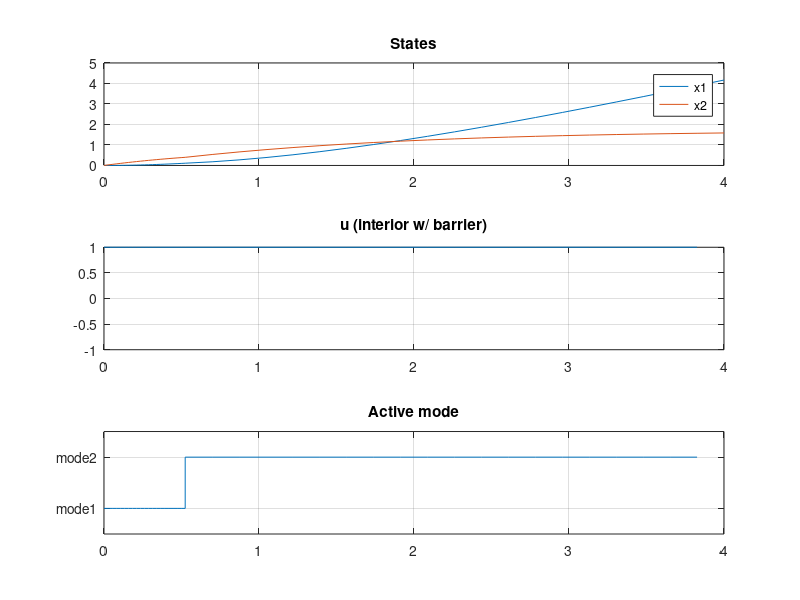

Recreate this plot in MATLAB.
function switched_algo2_two_modes_dwellbarrier()
%=============================================================
% Riccati-Newton (Algorithm 2) for a 2-mode switched OCP (1 -> 2)
% Model 1:
%   x1' = x2
%   x2' = -1.1*x2 - 0.2*x2*|x2| + u
% Model 2:
%   x1' = x2
%   x2' = -0.5*x2 - 0.05*x2*|x2| + u
%
% Cost:
%   l = 0.5*(x-xref)' Q (x-xref) + u^2  - mu_u[log(umax-u)+log(u-umin)]
%   Vf= 0.5*(x-xref)' Q (x-xref)
% with Q = diag([0,100])
%
% Discretization: Δτ_k = (t_k - t_{k-1})/N_k, k=1,2  (N=N1+N2)
%
% Implements Section 4 + Algorithm 2 + barriers:
%  - Input bounds by log barrier on u (per-stage: value/grad/hess)
%  - Dwell-time bounds by log barrier on t1 (boundary terms in (21)(22))
%  - Fraction-to-boundary line search keeps u strictly interior
%=============================================================

% ---------- Problem setup ----------
nx = 2; nu = 1;
N1 = 20; N2 = 20;  N = N1+N2;  K = 1;

Q  = diag([0,100]);   Qf = Q;
xref = [1;2];  x_init = [0;0];

T = 4.0; t0 = 0.0; tf = T;

% Input bounds (interior point)
umin = -1.0; umax = 1.0;
mu_u0 = 1e-2;       % initial u-barrier weight
mu_u_min = 1e-6;    % floor
decay_u = 0.95;     % schedule
eps_int = 1e-12;    % interior slack for u
gamma_ftb = 0.995;  % fraction-to-boundary

% Dwell-time barrier parameters
tau1_min = 0.3;     % min dwell in phase 1
tau2_min = 1.0;     % min dwell in phase 2
mu_tau   = 1e-2;    % dwell barrier strength
eps_t    = 1e-9;

% Phase index ranges
Ik_start = [1, 1+N1];
Ik_end   = [N1, N];
Nk       = [N1, N2];

% Initial switching time (respect dwell lower bounds)
tk = [ max(t0+tau1_min+eps_t, t0 + (tf-t0)*N1/N), tf ];

% Trajectories
X   = zeros(nx, N+1);  X(:,1) = x_init;
U   = zeros(nu, N);    % start at 0 (interior)
LAM = zeros(nx, N+1);

% Initial rollout with U=0
X = rollout_forward(X,U,tk,Ik_start,Ik_end);

% ---------- Newton / Riccati options ----------
max_iter = 50;
alpha_base = 0.2;    % base step for (Δx,Δu,Δλ,Δt)
regGi    = 1e-12;
regPmin  = 1e-12;
ts_max   = 0.5;

fprintf('Start: J=%.6f | t1=%.4f\n', total_cost_with_barriers(X,U,xref,Q,Qf,umin,umax,mu_u0,tk,t0,tf,tau1_min,tau2_min,mu_tau), tk(1));

for it = 1:max_iter
    % barrier weight for u this iteration
    mu_u = max(mu_u_min, mu_u0 * decay_u^(it-1));

    % per-phase Δτ_k
    dtau1 = (tk(1)-t0)/N1;
    dtau2 = (tk(2)-tk(1))/N2;
    dtaus = [dtau1, dtau2];

    % ---------- Build KKT blocks per stage ----------
    A=cell(N,1); B=cell(N,1);
    Qxx=cell(N,1); Qxu=cell(N,1); Quu=cell(N,1);
    xbar=cell(N,1); lbar_x=cell(N,1); lbar_u=cell(N,1);
    hx=cell(N,1); hu=cell(N,1); a=cell(N,1); Hval=zeros(N,1);

    QxxN = Qf;
    lbar_xN = gradVf(X(:,end), xref, Qf) - LAM(:,end);

    for i=1:N
        k  = (i<=N1) + 1*(i>N1);      % 1 or 2
        Dt = dtaus(k);
        Nk_k = Nk(k);

        xi = X(:,i);  ui = U(:,i);  lam_ip1 = LAM(:,i+1);

        % dynamics + derivatives
        [f, dfdx, dfdu, Hxx_dyn, Hxu_dyn] = f_and_derivs_mode(k, xi, ui);

        % stage cost + u-barrier
        [l, lx, lu, huu_bar] = stage_cost_and_grads_with_ubarrier(xi, ui, xref, Q, mu_u, umin, umax);

        % Hamiltonian and derivatives
        H  = l + lam_ip1.'*f;
        Hx = lx + dfdx.'*lam_ip1;
        Hu = lu + dfdu.'*lam_ip1;

        % Hessians
        Hxx = Q + Hxx_dyn(lam_ip1);
        Hxu = Hxu_dyn(lam_ip1);
        Huu = 2 + huu_bar;     % u^2 term + barrier curvature

        % Discrete linearization
        A{i}    = eye(nx) + Dt*dfdx;
        B{i}    = Dt*dfdu;
        xbar{i} = xi + Dt*f - X(:,i+1);

        % Quadratic blocks
        Qxx{i}  = Dt*Hxx;
        Qxu{i}  = Dt*Hxu;
        Quu{i}  = Dt*Huu;

        % time-sensitivity vectors
        hx{i}   = (1/Nk_k)*Hx;
        hu{i}   = (1/Nk_k)*Hu;       % includes barrier gradient part in Hu
        a{i}    = (1/Nk_k)*f;
        Hval(i) = (1/Nk_k)*H;        % includes barrier value

        % residuals
        lbar_x{i} = Dt*Hx + LAM(:,i+1) - LAM(:,i);
        lbar_u{i} = Dt*Hu;
    end

    % ---------- Backward recursion ----------
    P=cell(N+1,1); s=cell(N+1,1);
    Kmat=cell(N,1); kff=cell(N,1);
    Tcoef=cell(N,1); Wcoef=cell(N,1);
    iota_vec=cell(N+1,1); ihat_vec=cell(N+1,1);

    xi_s=zeros(N+1,1); chi_s=zeros(N+1,1);
    rho_s=zeros(N+1,1); eta_s=zeros(N+1,1); iota_s=zeros(N+1,1);

    P{N+1}=QxxN; s{N+1}=-lbar_xN;
    iota_vec{N+1}=zeros(nx,1); ihat_vec{N+1}=zeros(nx,1);

    sigma_phase=zeros(K,1);
    vm_at_ik=cell(K,1);
    xi_at_ik=zeros(K,1); chi_at_ik=zeros(K,1);
    rho_at_ik=zeros(K,1); eta_at_ik=zeros(K,1);
    iota_s_at_ik=zeros(K,1);
    eta_iota_extra=cell(K,1);  % dwell gradient term

    for k=2:-1:1
        for i=Ik_end(k):-1:Ik_start(k)
            Ai=A{i}; Bi=B{i};
            Qxxi=Qxx{i}; Qxui=Qxu{i}; Quui=Quu{i};
            lxi=lbar_x{i}; lui=lbar_u{i};
            axi=a{i}; hxi=hx{i}; hui=hu{i};
            Pi1=P{i+1}; si1=s{i+1};
            iv1=iota_vec{i+1}; ih1=ihat_vec{i+1};
            xbi=xbar{i};

            % (15)
            Fi = Qxxi + Ai.'*Pi1*Ai;
            Hi = Qxui + Ai.'*Pi1*Bi;
            Gi = Quui + Bi.'*Pi1*Bi;

            % ψ, φ
            psi_x = hxi + Ai.'*Pi1*axi + Ai.'*iv1;
            psi_u = hui + Bi.'*Pi1*axi + Bi.'*iv1;
            phi_x = Ai.'*ih1;
            phi_u = Bi.'*ih1;

            % (16)
            Gi_reg = max(Gi, regGi);
            Kmat{i}  = -(Gi_reg \ (Hi.'));
            kff{i}   = -(Gi_reg \ (Bi.'*(Pi1*xbi - si1) + lui));
            Tcoef{i} = -(Gi_reg \  psi_u);
            Wcoef{i} = -(Gi_reg \  phi_u);

            % (17)
            P{i} = Fi - (Kmat{i}.' * Gi * Kmat{i});
            P{i} = 0.5*(P{i}+P{i}.');
            mEv = min(real(eig(P{i})));
            if mEv < regPmin, P{i} = P{i} + (regPmin - mEv)*eye(nx); end

            s{i}        = -( lxi + Ai.'*(Pi1*xbi - si1) + Hi*kff{i} );
            iota_vec{i} =  psi_x + (Kmat{i}.' * psi_u);
            ihat_vec{i} =  phi_x + (Kmat{i}.' * phi_u);

            % (19)
            xi_s(i)   = xi_s(i+1)   + axi.'*(Pi1*axi + 2*iv1) + psi_u.'*Tcoef{i};
            eta_s(i)  = eta_s(i+1)  + Hval(i) + axi.'*(Pi1*xbi - si1) + iv1.'*xbi + psi_u.'*kff{i};
            chi_s(i)  = chi_s(i+1)  + iv1.'*axi + psi_u.'*Wcoef{i};
            rho_s(i)  = rho_s(i+1)  + (phi_u.'*Wcoef{i});
            iota_s(i) = iota_s(i+1) + (ih1.'*xbi + phi_u.'*kff{i});
        end

        % boundary k=2 → i1 = N1+1
        if k>=2
            ik = Ik_start(k);

            % base sigma (22)
            sigma_raw = xi_s(ik) - 2*chi_s(ik) + rho_s(ik);

            % dwell barrier add
            tau1 = tk(1) - t0;  tau2 = tf - tk(1);
            phi_grad = -mu_tau*( 1/max(tau1 - tau1_min,eps_t) - 1/max(tau2 - tau2_min,eps_t) );
            phi_hess =  mu_tau*( 1/max(tau1 - tau1_min,eps_t)^2 + 1/max(tau2 - tau2_min,eps_t)^2 );

            sigma_raw = sigma_raw + phi_hess;
            eta_minus_iota = (eta_s(ik) - iota_s(ik)) + phi_grad;

            sig = modify_sigma(sigma_raw, eta_minus_iota, ts_max);

            sigma_phase(k-1)  = sig;
            vm_at_ik{k-1}     = (iota_vec{ik} - ihat_vec{ik});
            xi_at_ik(k-1)     = xi_s(ik);   chi_at_ik(k-1) = chi_s(ik);
            rho_at_ik(k-1)    = rho_s(ik);  eta_at_ik(k-1) = eta_s(ik);
            iota_s_at_ik(k-1) = iota_s(ik);
            eta_iota_extra{k-1} = phi_grad; % store dwell grad
        end

        % (23) tilde updates
        if k>=2
            ik = Ik_start(k);
            Ptilde   = P{ik};
            s_tilde  = s{ik}  + ((eta_s(ik)-iota_s(ik))/sigma_phase(k-1)) * (iota_vec{ik}-ihat_vec{ik});
            ihat_tld =  iota_vec{ik} - ((xi_s(ik)-chi_s(ik))/sigma_phase(k-1)) * (iota_vec{ik}-ihat_vec{ik});

            rho_tld    = xi_s(ik) - ((xi_s(ik)-chi_s(ik))^2)/sigma_phase(k-1);
            iota_s_tld = eta_s(ik) - ((xi_s(ik)-chi_s(ik))*(eta_s(ik)-iota_s(ik)))/sigma_phase(k-1);

            P{ik}        = Ptilde;
            s{ik}        = s_tilde;
            iota_vec{ik} = zeros(nx,1);
            ihat_vec{ik} = ihat_tld;
            xi_s(ik)=0; chi_s(ik)=0; eta_s(ik)=0;
            rho_s(ik)=rho_tld; iota_s(ik)=iota_s_tld;
        end
    end

    % ---------- Forward recursion ----------
    dX=zeros(nx,N+1); dU=zeros(nu,N); dLAM=zeros(nx,N+1);
    dtk=zeros(K,1);

    dX(:,1) = x_init - X(:,1);

    % Δt1 via (21)
    i1 = Ik_start(1);
    v1 = vm_at_ik{1}; sig1 = sigma_phase(1);
    num1 = v1.'*dX(:,i1) + (xi_at_ik(1)-chi_at_ik(1))*0 ...
         + (eta_at_ik(1)-iota_s_at_ik(1)) + eta_iota_extra{1};
    dtk(1) = -(1/sig1) * num1;

    % Phase 1
    for i=Ik_start(1):Ik_end(1)
        dt_prev = 0; dt_curr = dtk(1);
        dU(:,i)   = Kmat{i}*dX(:,i) + kff{i} + Tcoef{i}*(dt_curr - dt_prev) + Wcoef{i}*(-dt_curr);
        dLAM(:,i) = P{i}*dX(:,i) - s{i} + iota_vec{i}*(dt_curr - dt_prev) + ihat_vec{i}*(-dt_curr);
        dX(:,i+1) = A{i}*dX(:,i) + B{i}*dU(:,i) + a{i}*(dt_curr - dt_prev) + xbar{i};
    end
    % Phase 2
    for i=Ik_start(2):Ik_end(2)
        dt_prev = dtk(1); dt_curr = 0;
        dU(:,i)   = Kmat{i}*dX(:,i) + kff{i} + Tcoef{i}*(dt_curr - dt_prev) + Wcoef{i}*(-dt_curr);
        dLAM(:,i) = P{i}*dX(:,i) - s{i} + iota_vec{i}*(dt_curr - dt_prev) + ihat_vec{i}*(-dt_curr);
        dX(:,i+1) = A{i}*dX(:,i) + B{i}*dU(:,i) + a{i}*(dt_curr - dt_prev) + xbar{i};
    end
    dLAM(:,end) = P{N+1}*dX(:,end) - s{N+1};

    % ---------- Fraction-to-boundary line search for u ----------
    alpha_max = 1.0;
    for i=1:N
        ui = U(:,i); dui = dU(:,i);
        if dui > 0
            alpha_max = min(alpha_max, (umax - eps_int - ui)/dui);
        elseif dui < 0
            alpha_max = min(alpha_max, (ui - (umin + eps_int))/(-dui));
        end
    end
    alpha_eff = min(alpha_base, gamma_ftb * max(0, alpha_max));

    % ---------- Update ----------
    X   = X   + alpha_eff*dX;
    U   = U   + alpha_eff*dU;
    LAM = LAM + alpha_eff*dLAM;
    tk(1) = tk(1) + alpha_eff*dtk(1);

    % dwell hard guard
    tk(1) = min( max(tk(1), t0 + tau1_min + eps_t), tf - tau2_min - eps_t );

    % rollout with updated times and U
    X = rollout_forward(X,U,tk,Ik_start,Ik_end);

    % report (cost includes u-barrier + dwell-barrier)
    J = total_cost_with_barriers(X,U,xref,Q,Qf,umin,umax,mu_u,tk,t0,tf,tau1_min,tau2_min,mu_tau);
    fprintf('Iter %2d: J=%.6f | t1=%.4f | alpha=%.3f | max|dU|=%.2e\n', it, J, tk(1), alpha_eff, max(abs(dU)));
end

% ----- plots -----
[tgrid, phase_id] = time_grid_from_tk(N1,N2,tk,t0,tf);
figure;
subplot(3,1,1); plot(tgrid, X(1,:),'-', tgrid, X(2,:),'-'); grid on; legend x1 x2; title('States');
subplot(3,1,2); stairs(tgrid(1:end-1), U,'-'); grid on; ylim([umin umax]); title('u (interior w/ barrier)');
subplot(3,1,3); stairs(tgrid(1:end-1), phase_id, '-'); ylim([0.5 2.5]); yticks([1 2]); yticklabels({'mode1','mode2'}); grid on; title('Active mode');

end % main

%================= helpers =================

function X = rollout_forward(X,U,tk,Ik_start,Ik_end)
    N1 = Ik_end(1)-Ik_start(1)+1;
    N2 = Ik_end(2)-Ik_start(2)+1;
    dt1 = (tk(1)-0.0)/N1;
    dt2 = (tk(2)-tk(1))/N2;
    for i=1:Ik_end(1)
        [f,~,~,~,~] = f_and_derivs_mode(1, X(:,i), U(:,i));
        X(:,i+1) = X(:,i) + dt1*f;
    end
    for i=Ik_start(2):Ik_end(2)
        [f,~,~,~,~] = f_and_derivs_mode(2, X(:,i), U(:,i));
        X(:,i+1) = X(:,i) + dt2*f;
    end
end

function [tgrid, phase_id] = time_grid_from_tk(N1,N2,tk,t0,tf)
    dt1=(tk(1)-t0)/N1; dt2=(tf-tk(1))/N2;
    tgrid=[t0:dt1:tk(1), tk(1)+dt2:dt2:tf]; %#ok<NBRAK>
    if numel(tgrid)~=N1+N2+1, tgrid = linspace(t0, tf, N1+N2+1); end
    phase_id = [ones(1,N1), 2*ones(1,N2)];
end

function [l, lx, lu, huu_bar] = stage_cost_and_grads_with_ubarrier(x, u, xr, Q, mu_u, umin, umax)
    % base quadratic
    e  = (x - xr);
    lq = 0.5*(e.'*Q*e) + u^2;
    lx = Q*e;
    lu_quad = 2*u;

    % u log-barrier
    [bval, bgrad, bhess] = barrier_terms_u(u, umin, umax, mu_u);

    % totals
    l       = lq + bval;
    lu      = lu_quad + bgrad;
    huu_bar = bhess;     % to be added to Huu
end

function [bval, bgrad, bhess] = barrier_terms_u(u, umin, umax, mu)
    % -mu[ log(umax-u) + log(u-umin) ], interior only
    bval  = -mu*( log(umax - u) + log(u - umin) );
    bgrad =  mu*( 1/(umax - u) - 1/(u - umin) );
    bhess =  mu*( 1/(umax - u)^2 + 1/(u - umin)^2 );
end

function g = gradVf(x, xr, Qf)
    g = Qf*(x - xr);
end

function [f, dfdx, dfdu, Hxx_dyn, Hxu_dyn] = f_and_derivs_mode(mode, x, u)
    x2 = x(2);
    switch mode
        case 1
            f2 = -1.1*x2 - 0.2*x2*abs(x2) + u;
            d_damp = -1.1; c = 0.2;
        case 2
            f2 = -0.5*x2 - 0.05*x2*abs(x2) + u;
            d_damp = -0.5; c = 0.05;
    end
    f = [x(2); f2];

    dfdx = [0, 1;
            0, d_damp - 2*c*abs(x2)];   % d/dx2 of -c x2|x2| = -2c|x2|
    dfdu = [0; 1];

    sgn = sign(x2);
    Hxx_dyn = @(lam) lam(2)*[0,0;0, -2*c*sgn];   % only f2_x2x2 ≠ 0
    Hxu_dyn = @(lam) [0; 0];
end

function sgm = modify_sigma(sgm_raw, eta_minus_iota_s, ts_max_local)
    smin = abs(eta_minus_iota_s) / max(ts_max_local,1e-6);
    if sgm_raw > smin, sgm = sgm_raw;
    else,              sgm = abs(sgm_raw) + smin;
    end
end

function J = total_cost_with_barriers(X,U,xr,Q,Qf,umin,umax,mu_u,tk,t0,tf,tau1_min,tau2_min,mu_tau)
    % stage + terminal + u-barrier + dwell-barrier (for reporting)
    J=0; Nloc=size(U,2);
    for ii=1:Nloc
        e=X(:,ii)-xr;
        u=U(:,ii);
        J = J + 0.5*(e.'*Q*e) + u'*u ...
              - mu_u*( log(umax - u) + log(u - umin) );
    end
    eN=X(:,end)-xr; J = J + 0.5*(eN.'*Qf*eN);

    % dwell barrier value
    tau1 = tk(1)-t0; tau2 = tf - tk(1);
    J = J - mu_tau*( log(tau1 - tau1_min) + log(tau2 - tau2_min) );
end
